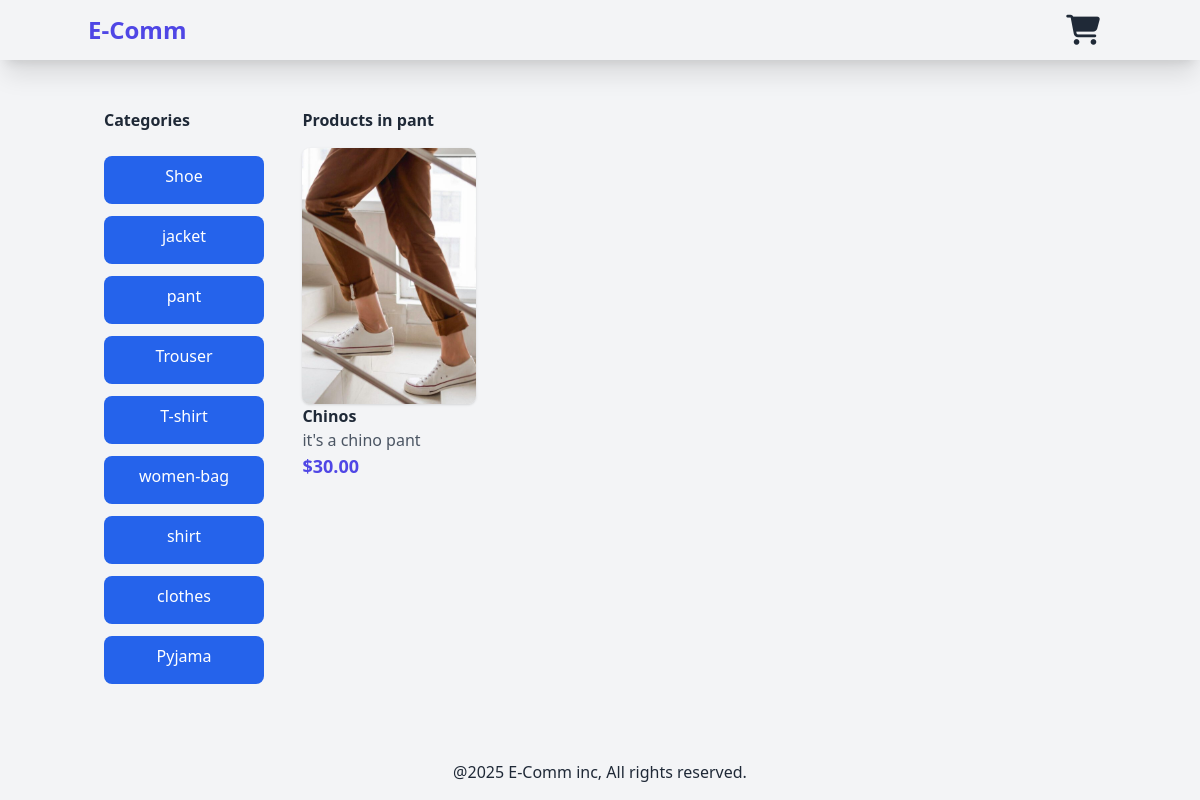
Page /pant/ on the committed database.
### products/models.py (models this page shows, shortened)
class Category(models.Model):
    name=models.CharField(max_length=255)
    slug=models.SlugField(unique=True)
    class Meta:
        verbose_name_plural="categories"

class Product(models.Model):
    category=models.ForeignKey(Category,related_name='products',on_delete=models.CASCADE)
    name=models.CharField(max_length=250)
    slug=models.SlugField(max_length=250)
    description=models.TextField(blank=True)
    price=models.DecimalField(max_digits=10,decimal_places=2)
    available=models.BooleanField(default=True)
    created_at=models.DateTimeField(auto_now_add=True)
    updated_at=models.DateTimeField(auto_now=True)
    image=models.ImageField(upload_to='products',blank=True,null=True)

### products/views.py (the view)
# urls.py: path('',views.product_list,name='product_list'),
def product_list(request,category_slug=None):
    category=None
    products=Product.objects.filter(available=True)
    categories=Category.objects.all()
    if category_slug:
        category=get_object_or_404(Category,slug=category_slug)
        products=products.filter(category=category)
    return render(request,'products/product/list.html',context={
        'category':category,
        'products':products,
        'categories':categories
    })

### products/templates/products/product/list.html (shortened to what this page needs)
{% extends 'base.html' %}
{% load static %}
{% block content %}
<div class="container mx-auto p-4 flex">
    <aside class="w-[20%] pr-4">
        <h2 class="font-bold mb-6">Categories</h2>
        <ul>
            {% for category in categories %}
            <li>
  <a
    href="{% url 'products:product_list_by_category' category.slug %}"
    class="inline-block bg-blue-600 text-white text-center mb-3 w-40 h-12 px-4 py-2 rounded-lg hover:bg-blue-700 transition duration-300"
  >
    {{ category.name }}
  </a>
</li>
            {% endfor %}
        </ul>
    </aside>
    <main class="w-3/4">
        {% if category %}
        <h2 class="font-bold mb-4">Products in {{ category.name }}</h2>
        {% else %}
        <h2 class="font-bold mb-4">All Products</h2>
        {% endif %}
        <div class="grid grid-cols-1 sm:grid-cols-2 md:grid-cols-3 lg:grid-cols-4 gap-4">
            {% for product in products %}
            <a href=" {% url 'products:product_detail' product.id product.slug %} ">
            <div>
                {% if product.image %}
                <img class="w-64 h-64 object-cover rounded-lg shadow" src="{{ product.image.url }}" alt="{{ product.name }}">
                {% else %}
                <p>the image is not available</p>
                {% endif %}
                <h3 class="font-bold">{{ product.name }}</h3>
                <p class="text-gray-600">{{product.description|truncatechars:50 }}</p>
                <p class="text-lg  text-indigo-600 font-semibold">${{ product.price }}</p>
            </div>
</a>
            {% endfor %}
        </div>
    </main>
</div>
{% endblock %}

### rows in the picture
Category: name "Shoe"
Category: name "jacket"
Category: name "pant"
Category: name "Trouser"
Category: name "T-shirt"
Category: name "women-bag"
Category: name "shirt"
Category: name "clothes"
Category: name "Pyjama"
Product: image (picture), name "Chinos", description "it's a chino pant", price "30.00"
